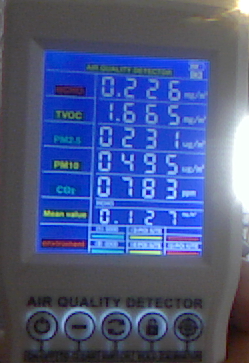
#> input picture full5.png, 249 x 363 px, found by its file name
$ python alarm_checkscript.py
#> lines starting #> are read from the running program, lines starting #| are printed output that depends on the picture; after the words box and inside, x2 and y2 are one past the last pixel; in counts of white or black regions, pixels touching at a corner belong together
from time import sleep
import cv2
import numpy as np

img_rgb = cv2.imread('full5.png')
#> img_rgb is the input picture: shape (363, 249, 3); mean B, G, R 132.4, 88, 74.3
template = cv2.imread('p5-4.png')
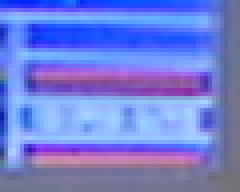
#> input picture p5-4.png, 60 x 48 px, found by its file name (shown 4 times larger)
#> template is the input picture: shape (48, 60, 3); mean B, G, R 216.7, 126.1, 112.9
w, h = template.shape[:-1]
#> w = 48; h = 60

rslt = False

res = cv2.matchTemplate(img_rgb, template, cv2.TM_CCOEFF_NORMED)
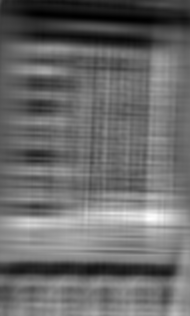
#> res: shape (316, 190) float32; min -0.445, max 0.546, mean -0.0308; drawn with min black and max white
threshold = .5
loc = np.where(res >= threshold)
#> loc = 58 positions, rows 214 to 219, columns 146 to 156
for pt in zip(*loc[::-1]):
    rslt = True
    cv2.rectangle(img_rgb, pt, (pt[0] + w, pt[1] + h), (0, 0, 255), 2)
#> this loop made 58 passes
#> pt on passes 1 to 12: (147, 214), (148, 214), (149, 214), (150, 214), (151, 214), (152, 214), (153, 214), (154, 214), (155, 214), (148, 215), (149, 215), (150, 215)
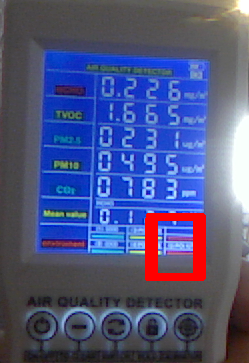
#> img_rgb: shape (363, 249, 3); 2.56% of pixels changed, all inside (x1, y1, x2, y2) = (145, 213, 206, 281)

if rslt == True:
    cv2.imwrite('result_yes.png', img_rgb)
    print('========= FOUND =========')
else:
    print('========= NOT FOUND =========')
